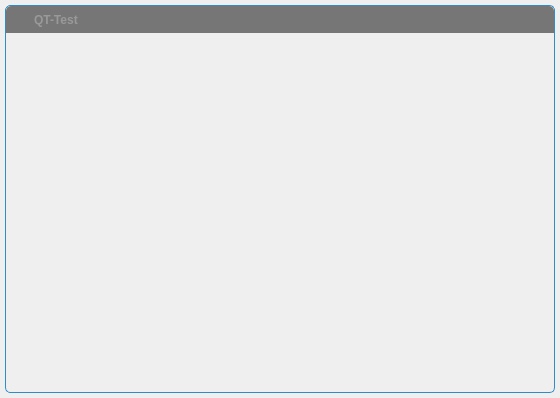
<?xml version="1.0" encoding="UTF-8"?>
<ui version="4.0">
 <class>FramelessWindow</class>
 <widget class="QWidget" name="FramelessWindow">
  <property name="geometry">
   <rect>
    <x>0</x>
    <y>0</y>
    <width>560</width>
    <height>398</height>
   </rect>
  </property>
  <property name="windowTitle">
   <string/>
  </property>
  <property name="autoFillBackground">
   <bool>false</bool>
  </property>
  <layout class="QVBoxLayout" name="verticalLayout_2">
   <property name="spacing">
    <number>0</number>
   </property>
   <property name="leftMargin">
    <number>5</number>
   </property>
   <property name="topMargin">
    <number>5</number>
   </property>
   <property name="rightMargin">
    <number>5</number>
   </property>
   <property name="bottomMargin">
    <number>5</number>
   </property>
   <item>
    <widget class="QWidget" name="windowFrame" native="true">
     <property name="autoFillBackground">
      <bool>false</bool>
     </property>
     <property name="styleSheet">
      <string notr="true">#windowFrame{border:1px solid palette(highlight); border-radius:5px 5px 5px 5px; background-color:palette(Window);}</string>
     </property>
     <layout class="QVBoxLayout" name="verticalLayout">
      <property name="spacing">
       <number>0</number>
      </property>
      <property name="leftMargin">
       <number>1</number>
      </property>
      <property name="topMargin">
       <number>1</number>
      </property>
      <property name="rightMargin">
       <number>1</number>
      </property>
      <property name="bottomMargin">
       <number>1</number>
      </property>
      <item>
       <widget class="WindowDragger" name="windowTitlebar" native="true">
        <property name="sizePolicy">
         <sizepolicy hsizetype="Preferred" vsizetype="Fixed">
          <horstretch>0</horstretch>
          <verstretch>0</verstretch>
         </sizepolicy>
        </property>
        <property name="minimumSize">
         <size>
          <width>0</width>
          <height>0</height>
         </size>
        </property>
        <property name="autoFillBackground">
         <bool>false</bool>
        </property>
        <property name="styleSheet">
         <string notr="true">#windowTitlebar{border: 0px none palette(base); border-top-left-radius:5px; border-top-right-radius:5px; background-color:palette(shadow); height:20px;}</string>
        </property>
        <layout class="QHBoxLayout" name="horizontalLayout" stretch="0,0,1,0,0,0,0">
         <property name="spacing">
          <number>0</number>
         </property>
         <property name="leftMargin">
          <number>0</number>
         </property>
         <property name="topMargin">
          <number>0</number>
         </property>
         <property name="rightMargin">
          <number>0</number>
         </property>
         <property name="bottomMargin">
          <number>0</number>
         </property>
         <item>
          <widget class="QLabel" name="spacer">
           <property name="minimumSize">
            <size>
             <width>4</width>
             <height>0</height>
            </size>
           </property>
           <property name="maximumSize">
            <size>
             <width>4</width>
             <height>16777215</height>
            </size>
           </property>
          </widget>
         </item>
         <item>
          <widget class="QLabel" name="icon">
           <property name="minimumSize">
            <size>
             <width>16</width>
             <height>16</height>
            </size>
           </property>
           <property name="maximumSize">
            <size>
             <width>16</width>
             <height>16</height>
            </size>
           </property>
           <property name="contextMenuPolicy">
            <enum>Qt::NoContextMenu</enum>
           </property>
           <property name="styleSheet">
            <string notr="true">#icon {background-color:palette(shadow);}</string>
           </property>
          </widget>
         </item>
         <item>
          <widget class="QLabel" name="titleText">
           <property name="font">
            <font>
             <weight>75</weight>
             <bold>true</bold>
            </font>
           </property>
           <property name="styleSheet">
            <string notr="true">  padding-left:5px;
  color:rgb(153,153,153);</string>
           </property>
           <property name="text">
            <string>QT-Test</string>
           </property>
           <property name="alignment">
            <set>Qt::AlignLeading|Qt::AlignLeft|Qt::AlignVCenter</set>
           </property>
          </widget>
         </item>
         <item>
          <widget class="QToolButton" name="minimizeButton">
           <property name="font">
            <font>
             <weight>75</weight>
             <bold>true</bold>
            </font>
           </property>
           <property name="styleSheet">
            <string notr="true">#minimizeButton{
  background-color:none;
  border:none;
  width:16px;
  height:16px;
  padding:4px;
  image:url(:/images/icon_window_minimize.png);
}
#minimizeButton:hover{
  background-color:palette(alternate-base);
}
#minimizeButton:pressed{
  background-color:palette(highlight);
}</string>
           </property>
           <property name="text">
            <string/>
           </property>
          </widget>
         </item>
         <item>
          <widget class="QToolButton" name="restoreButton">
           <property name="styleSheet">
            <string notr="true">#restoreButton{
  background-color:none;
  border:none;
  width:16px;
  height:16px;
  padding:4px;
  image:url(:/images/icon_window_restore.png);
}
#restoreButton:hover{
  background-color:palette(alternate-base);
}
#restoreButton:pressed{
  background-color:palette(highlight);
}</string>
           </property>
           <property name="text">
            <string/>
           </property>
          </widget>
         </item>
         <item>
          <widget class="QToolButton" name="maximizeButton">
           <property name="styleSheet">
            <string notr="true">#maximizeButton{
  background-color:none;
  border:none;
  width:16px;
  height:16px;
  padding:4px;
  image:url(:/images/icon_window_maximize.png);
}
#maximizeButton:hover{
  background-color:palette(alternate-base);
}
##maximizeButton:pressed{
  background-color:palette(highlight);
}</string>
           </property>
           <property name="text">
            <string/>
           </property>
          </widget>
         </item>
         <item>
          <widget class="QToolButton" name="closeButton">
           <property name="font">
            <font>
             <weight>75</weight>
             <bold>true</bold>
            </font>
           </property>
           <property name="styleSheet">
            <string notr="true">#closeButton{
  background-color:none;
  border:none;
  width:16px;
  height:16px;
  padding:4px;
  image:url(:/images/icon_window_close.png);
  border-top-right-radius: 5px;
}
#closeButton:hover{
  background-color:palette(alternate-base);
}
##closeButton:pressed{
  background-color:palette(highlight);
}</string>
           </property>
          </widget>
         </item>
        </layout>
       </widget>
      </item>
      <item>
       <widget class="QWidget" name="windowContent" native="true">
        <property name="autoFillBackground">
         <bool>false</bool>
        </property>
        <property name="styleSheet">
         <string notr="true">#windowContent{
  border: 0px none palette(base);
  border-radius:0px 0px 5px 5px;
}</string>
        </property>
        <layout class="QVBoxLayout" name="verticalLayout_3">
         <property name="spacing">
          <number>0</number>
         </property>
         <property name="leftMargin">
          <number>0</number>
         </property>
         <property name="topMargin">
          <number>0</number>
         </property>
         <property name="rightMargin">
          <number>0</number>
         </property>
         <property name="bottomMargin">
          <number>0</number>
         </property>
        </layout>
       </widget>
      </item>
     </layout>
    </widget>
   </item>
  </layout>
 </widget>
 <layoutdefault spacing="6" margin="11"/>
 <customwidgets>
  <customwidget>
   <class>WindowDragger</class>
   <extends>QWidget</extends>
   <header>windowdragger.h</header>
   <container>1</container>
  </customwidget>
 </customwidgets>
 <resources/>
 <connections/>
</ui>
